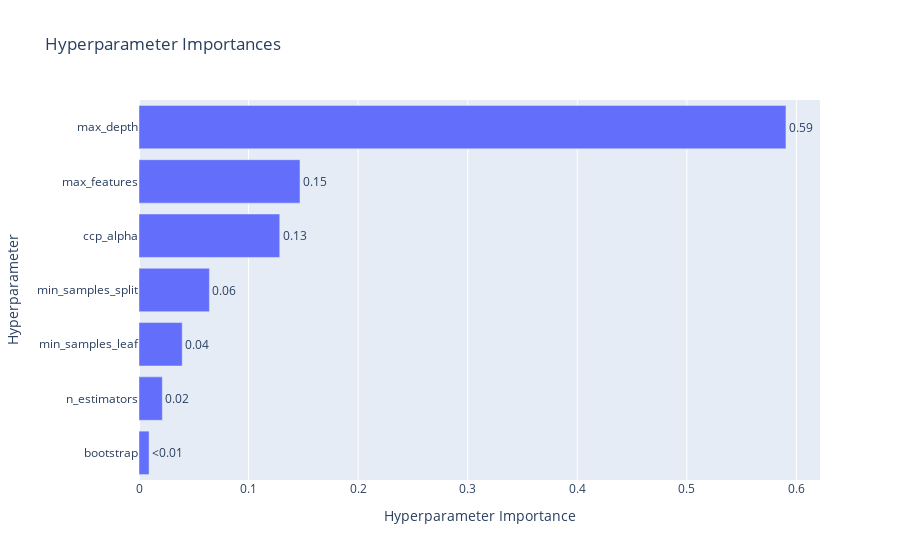

Notebook code cell kept with this figure:
### Code cell
visualizations['param_importances']

### Figure 1 — Plotly figure (JSON) as saved in the notebook; plotly's stock layout.template omitted (floating-point values rounded to 4 significant figures)
{"data": [{"cliponaxis": false, "hovertemplate": ["bootstrap (CategoricalDistribution): 0.009189521763250831<extra></extra>", "n_estimators (IntDistribution): 0.021300515277355183<extra></extra>", "min_samples_leaf (IntDistribution): 0.039462026851742625<extra></extra>", "min_samples_split (IntDistribution): 0.06426887439435128<extra></extra>", "ccp_alpha (FloatDistribution): 0.12844726472235263<extra></extra>", "max_features (CategoricalDistribution): 0.14691842844095093<extra></extra>", "max_depth (IntDistribution): 0.5904133685499965<extra></extra>"], "name": "Objective Value", "orientation": "h", "text": ["<0.01", "0.02", "0.04", "0.06", "0.13", "0.15", "0.59"], "textposition": "outside", "type": "bar", "x": [0.00919, 0.0213, 0.03946, 0.06427, 0.1284, 0.1469, 0.5904], "y": ["bootstrap", "n_estimators", "min_samples_leaf", "min_samples_split", "ccp_alpha", "max_features", "max_depth"]}], "layout": {"title": {"text": "Hyperparameter Importances"}, "xaxis": {"title": {"text": "Hyperparameter Importance"}}, "yaxis": {"title": {"text": "Hyperparameter"}}}}
